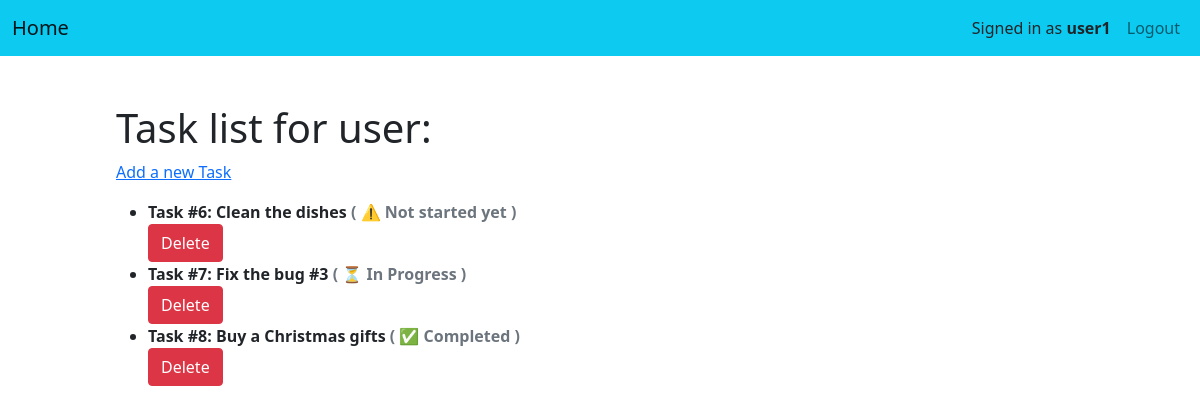
The app's page /tasktracker/ (signed in) with its own data.
### tasktracker/models.py (models this page shows, shortened)
class Task(models.Model):
    user = models.ForeignKey(User,on_delete=models.CASCADE)
    title = models.CharField(max_length=200)
    due_date = models.DateField()
    status =  models.CharField(max_length=1, choices=TASK_STATUS_CHOICES)

### tasktracker/views.py (the view)
# urls.py: path('', views.index, name='index'),
def index(request):
	if request.user.is_authenticated:
		task_list = Task.objects.filter(user=request.user)
		template_data = {'tasks': task_list}
		return render(request, 'index.html', template_data)
	else:
		return HttpResponseRedirect(reverse(f'login'))

### tasktracker/templates/index.html (shortened to what this page needs)
{% extends "base_generic.html" %}
{% block content %}
<div class="col-lg-10 mx-auto p-3 py-md-5">
   <main>
      <h1>Task list for user: </h1>
      <p><a href="{% url 'tasktracker:add' %}">Add a new Task</a></p>
      <ul>
          {% for t in tasks %}
          <li>
               <b>Task #{{t.id}}: {{t.title | safe}}</b>
               <b class="text-muted">(
                  {% if t.status == 'N' %}⚠️ Not started yet{% endif %}
                  {% if t.status == 'C' %}✅ Completed{% endif %}
                  {% if t.status == 'I' %}⏳ In Progress{% endif %}
                  )
               </b>
               <form action="/tasktracker/delete/{{t.id}}/" method = "post">
                  <input class="btn btn-danger" type="submit" value="Delete">
               </form>
          </li>
          {% endfor %}
      </ul>
   </main>
</div>
{% endblock %}

### tasktracker/templates/base_generic.html (shortened to what this page needs)
<!DOCTYPE html>
<html data-lt-installed="true" lang="en">
   <head>
      <link href="https://cdn.jsdelivr.net/npm/bootstrap@5.1.3/dist/css/bootstrap.min.css" rel="stylesheet">
   </head>
   <body>
   		{% if request.user.is_authenticated %}
   		<nav class="navbar navbar-expand-md navbar-light bg-info">
		    <div class="container-fluid">
		        <a class="navbar-brand abs" href="{% url 'tasktracker:index' %}">Home</a>
		        <div class="navbar-collapse collapse" id="collapseNavbar">
		            <ul class="navbar-nav ms-auto">
		            	<li class="nav-item">
		            		<p class="m-0 p-2">Signed in as <b>{{request.user}}</b></p>
		            	</li>
		                <li class="nav-item">
		                    <a class="nav-link" href="{% url 'logout' %}?next={% url 'login' %}" data-bs-target="#myModal" data-bs-toggle="modal">Logout</a>
		                </li>
		            </ul>
		        </div>
		    </div>
		</nav>
		{%endif%}
   		{% block content %}{% endblock%}
   </body>
</html>

### records on screen
Task: id "6", title "Clean the dishes", status "⚠️ Not started yet"
Task: id "7", title "Fix the bug #3", status "⏳ In Progress"
Task: id "8", title "Buy a Christmas gifts", status "✅ Completed"

### other values on screen
{{ request.user }} "user1"
